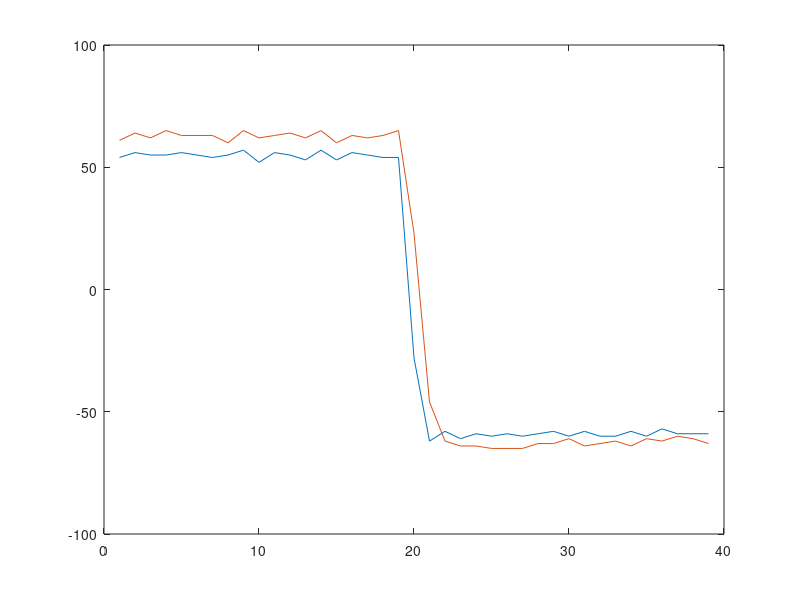

MATLAB code for this plot:
clear

motor_b_pos_mode = importdata('pos_mode_bottom.txt') ;
motor_u_pos_mode = importdata('pos_mode_up.txt') ;
motor_b_vel_mode = importdata('vel_mode_bottom.txt') ;
motor_u_vel_mode = importdata('vel_mode_up.txt') ;


figure; plot(diff(motor_b_pos_mode)); hold on; plot(diff(motor_b_vel_mode))